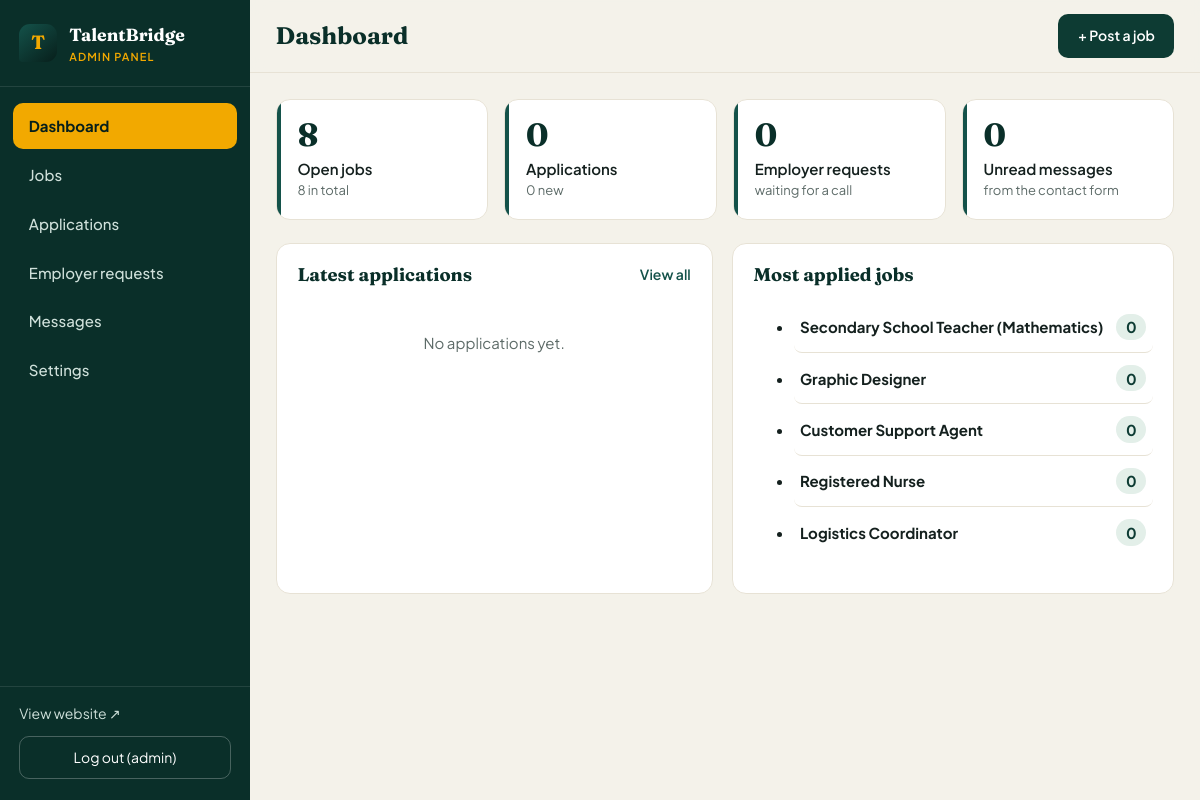
Screenshot of /admin (signed in) with the database file from the repository.
### tables this page shows
CREATE TABLE settings (
    key   TEXT PRIMARY KEY,
    value TEXT NOT NULL DEFAULT ''
);

CREATE TABLE jobs (
    id           INTEGER PRIMARY KEY AUTOINCREMENT,
    title        TEXT NOT NULL,
    company      TEXT NOT NULL,
    location     TEXT NOT NULL,
    category     TEXT NOT NULL,
    job_type     TEXT NOT NULL,
    salary       TEXT DEFAULT '',
    description  TEXT NOT NULL,
    requirements TEXT DEFAULT '',
    deadline     TEXT DEFAULT '',
    featured     INTEGER NOT NULL DEFAULT 0,
    status       TEXT NOT NULL DEFAULT 'open',
    created_at   TEXT NOT NULL
);

### app.py (the view)
@app.route("/admin")
@login_required
def admin_dashboard():
    db = get_db()
    one = lambda sql: db.execute(sql).fetchone()[0]
    stats = {
        "open_jobs": one("SELECT COUNT(*) FROM jobs WHERE status='open'"),
        "total_jobs": one("SELECT COUNT(*) FROM jobs"),
        "applications": one("SELECT COUNT(*) FROM applications"),
        "new_apps": one("SELECT COUNT(*) FROM applications WHERE status='new'"),
        "requests": one("SELECT COUNT(*) FROM employer_requests WHERE status='new'"),
        "messages": one("SELECT COUNT(*) FROM messages WHERE is_read=0"),
    }
    recent = db.execute(
        """SELECT a.*, j.title AS job_title FROM applications a
           LEFT JOIN jobs j ON j.id = a.job_id ORDER BY a.id DESC LIMIT 6""").fetchall()
    top_jobs = db.execute(
        """SELECT j.id, j.title, COUNT(a.id) AS n FROM jobs j
           LEFT JOIN applications a ON a.job_id = j.id
           GROUP BY j.id ORDER BY n DESC, j.id DESC LIMIT 5""").fetchall()
    return render_template("admin/dashboard.html", stats=stats, recent=recent, top_jobs=top_jobs)

### app.py (called while the page is built)
def get_db():
    if "db" not in g:
        g.db = sqlite3.connect(DB_PATH)
        g.db.row_factory = sqlite3.Row
        g.db.execute("PRAGMA foreign_keys = ON")
    return g.db

def csrf_token():
    if "_csrf" not in session:
        session["_csrf"] = secrets.token_hex(16)
    return session["_csrf"]

@app.before_request
def csrf_protect():
    if request.method == "POST":
        sent = request.form.get("_csrf", "")
        if not sent or not secrets.compare_digest(sent, session.get("_csrf", "")):
            abort(400, "Your session expired. Please go back, refresh the page and try again.")

def login_required(view):
    @wraps(view)
    def wrapped(*args, **kwargs):
        if not session.get("admin_id"):
            return redirect(url_for("admin_login", next=request.path))
        return view(*args, **kwargs)
    return wrapped

def get_settings():
    rows = get_db().execute("SELECT key, value FROM settings").fetchall()
    data = dict(DEFAULT_SETTINGS)
    data.update({r["key"]: r["value"] for r in rows})
    return data

@app.context_processor
def inject_globals():
    s = get_settings()
    wa = re.sub(r"\D", "", s.get("whatsapp", ""))
    return {
        "site": s,
        "wa_number": wa,
        "csrf_token": csrf_token,
        "year": datetime.now().year,
        "categories": CATEGORIES,
        "job_types": JOB_TYPES,
        "app_statuses": APP_STATUSES,
    }

@app.after_request
def security_headers(resp):
    resp.headers.setdefault("X-Content-Type-Options", "nosniff")
    resp.headers.setdefault("X-Frame-Options", "SAMEORIGIN")
    resp.headers.setdefault("Referrer-Policy", "strict-origin-when-cross-origin")
    if request.path.startswith("/admin"):
        resp.headers["Cache-Control"] = "no-store"
    return resp

### templates/admin/dashboard.html (shortened to what this page needs)
{% extends "admin/base.html" %}
{% block heading %}Dashboard{% endblock %}
{% block actions %}<a class="btn btn-primary" href="{{ url_for('admin_job_new') }}">+ Post a job</a>{% endblock %}
{% block content %}
<div class="cards">
  <a class="stat-card" href="{{ url_for('admin_jobs') }}"><b>{{ stats.open_jobs }}</b><span>Open jobs</span><small>{{ stats.total_jobs }} in total</small></a>
  <a class="stat-card" href="{{ url_for('admin_applications') }}"><b>{{ stats.applications }}</b><span>Applications</span><small>{{ stats.new_apps }} new</small></a>
  <a class="stat-card {{ 'hot' if stats.requests }}" href="{{ url_for('admin_requests') }}"><b>{{ stats.requests }}</b><span>Employer requests</span><small>waiting for a call</small></a>
  <a class="stat-card {{ 'hot' if stats.messages }}" href="{{ url_for('admin_messages') }}"><b>{{ stats.messages }}</b><span>Unread messages</span><small>from the contact form</small></a>
</div>
<div class="two-col">
  <section class="panel">
    <div class="panel-head"><h2>Latest applications</h2><a href="{{ url_for('admin_applications') }}">View all</a></div>
    {% if recent %}
    <ul class="list">
      {% for a in recent %}
      <li>
        <a href="{{ url_for('admin_application', app_id=a.id) }}">
          <span class="dot dot-{{ a.status }}"></span>
          <span class="grow"><strong>{{ a.name }}</strong><small>{{ a.job_title or 'General CV submission' }}</small></span>
          <small>{{ a.created_at|ago }}</small>
        </a>
      </li>
      {% endfor %}
    </ul>
    {% else %}<p class="empty">No applications yet.</p>{% endif %}
  </section>
  <section class="panel">
    <div class="panel-head"><h2>Most applied jobs</h2></div>
    {% if top_jobs %}
    <ul class="list">
      {% for j in top_jobs %}
      <li><a href="{{ url_for('admin_applications', job=j.id) }}"><span class="grow"><strong>{{ j.title }}</strong></span><span class="pill">{{ j.n }}</span></a></li>
      {% endfor %}
    </ul>
    {% else %}<p class="empty">No jobs yet.</p>{% endif %}
  </section>
</div>
{% endblock %}

### templates/admin/base.html (shortened to what this page needs)
<!DOCTYPE html>
<html lang="en">
<head>
  <link rel="stylesheet" href="{{ url_for('static', filename='css/admin.css') }}">
</head>
<body>
  <aside class="side" id="side">
    <a href="{{ url_for('admin_dashboard') }}" class="side-brand">
      {% if site.logo %}<img src="{{ url_for('static', filename='uploads/' ~ site.logo) }}" alt="">{% else %}<span class="mark">{{ site.site_name[:1] }}</span>{% endif %}
      <span>{{ site.site_name }}<small>Admin panel</small></span>
    </a>
    <nav>
      <a href="{{ url_for('admin_dashboard') }}" class="{{ 'on' if request.endpoint == 'admin_dashboard' }}">Dashboard</a>
      <a href="{{ url_for('admin_jobs') }}" class="{{ 'on' if request.endpoint in ('admin_jobs','admin_job_new','admin_job_edit') }}">Jobs</a>
      <a href="{{ url_for('admin_applications') }}" class="{{ 'on' if request.endpoint in ('admin_applications','admin_application') }}">Applications</a>
      <a href="{{ url_for('admin_requests') }}" class="{{ 'on' if request.endpoint == 'admin_requests' }}">Employer requests</a>
      <a href="{{ url_for('admin_messages') }}" class="{{ 'on' if request.endpoint == 'admin_messages' }}">Messages</a>
      <a href="{{ url_for('admin_settings') }}" class="{{ 'on' if request.endpoint == 'admin_settings' }}">Settings</a>
    </nav>
    <div class="side-foot">
      <a href="{{ url_for('index') }}" target="_blank" rel="noopener">View website &nearr;</a>
      <form method="post" action="{{ url_for('admin_logout') }}">
        <button type="submit">Log out ({{ session.admin_name }})</button>
      </form>
    </div>
  </aside>
  <div class="main">
    <header class="topbar">
      <h1>{% block heading %}{% endblock %}</h1>
      <div class="top-actions">{% block actions %}{% endblock %}</div>
    </header>
    <div class="content">{% block content %}{% endblock %}</div>
  </div>
</body>
</html>

### rows the page displays
settings: value "T", site_name "TalentBridge"
jobs: title "Secondary School Teacher (Mathematics)", n "0"
jobs: title "Graphic Designer", n "0"
jobs: title "Customer Support Agent", n "0"
jobs: title "Registered Nurse", n "0"
jobs: title "Logistics Coordinator", n "0"

### other values shown
{{ session.admin_name }} "admin"
{{ stats.open_jobs }} "8"
{{ stats.total_jobs }} "8"
{{ stats.applications }} "0"
{{ stats.new_apps }} "0"
{{ stats.requests }} "0"
{{ stats.messages }} "0"
